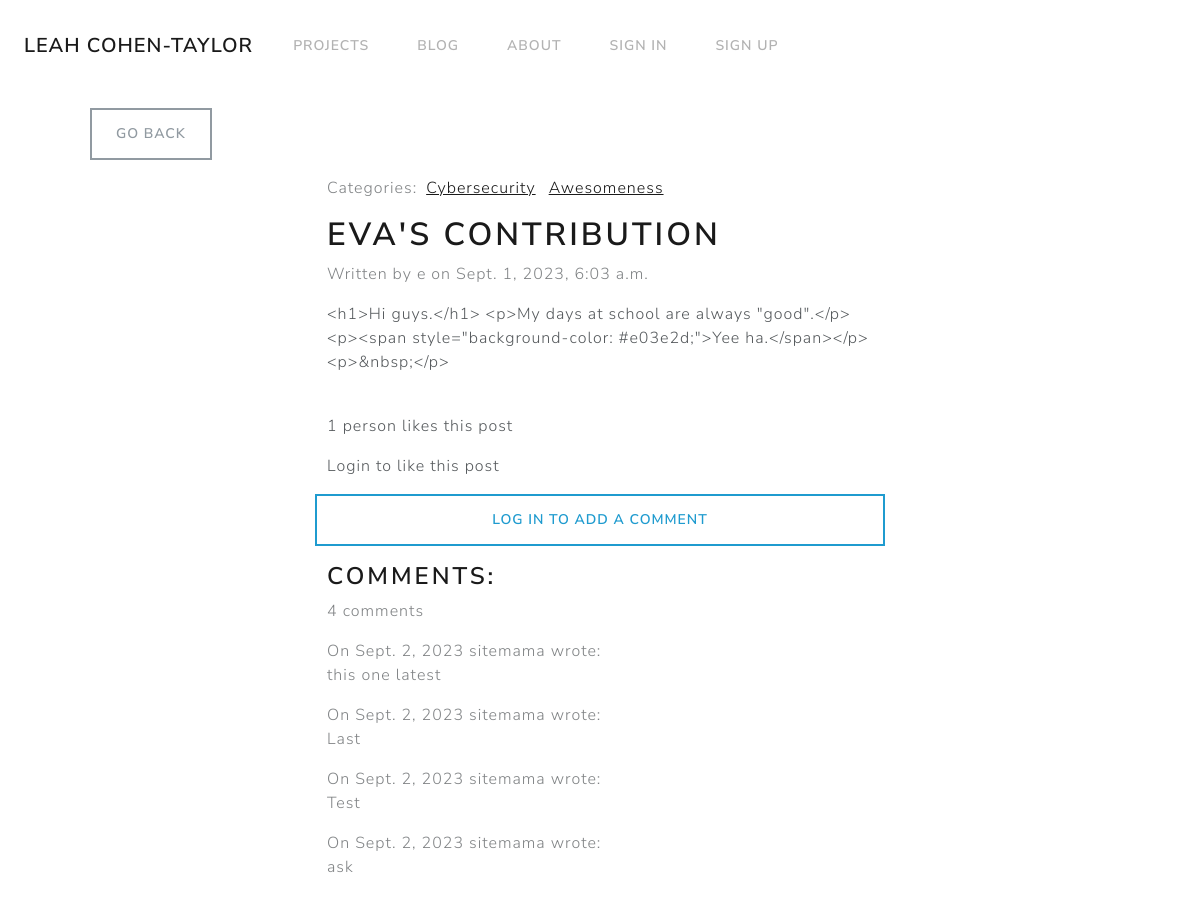
/blog/evas-contribution/, run on an earlier commit of the app's database.
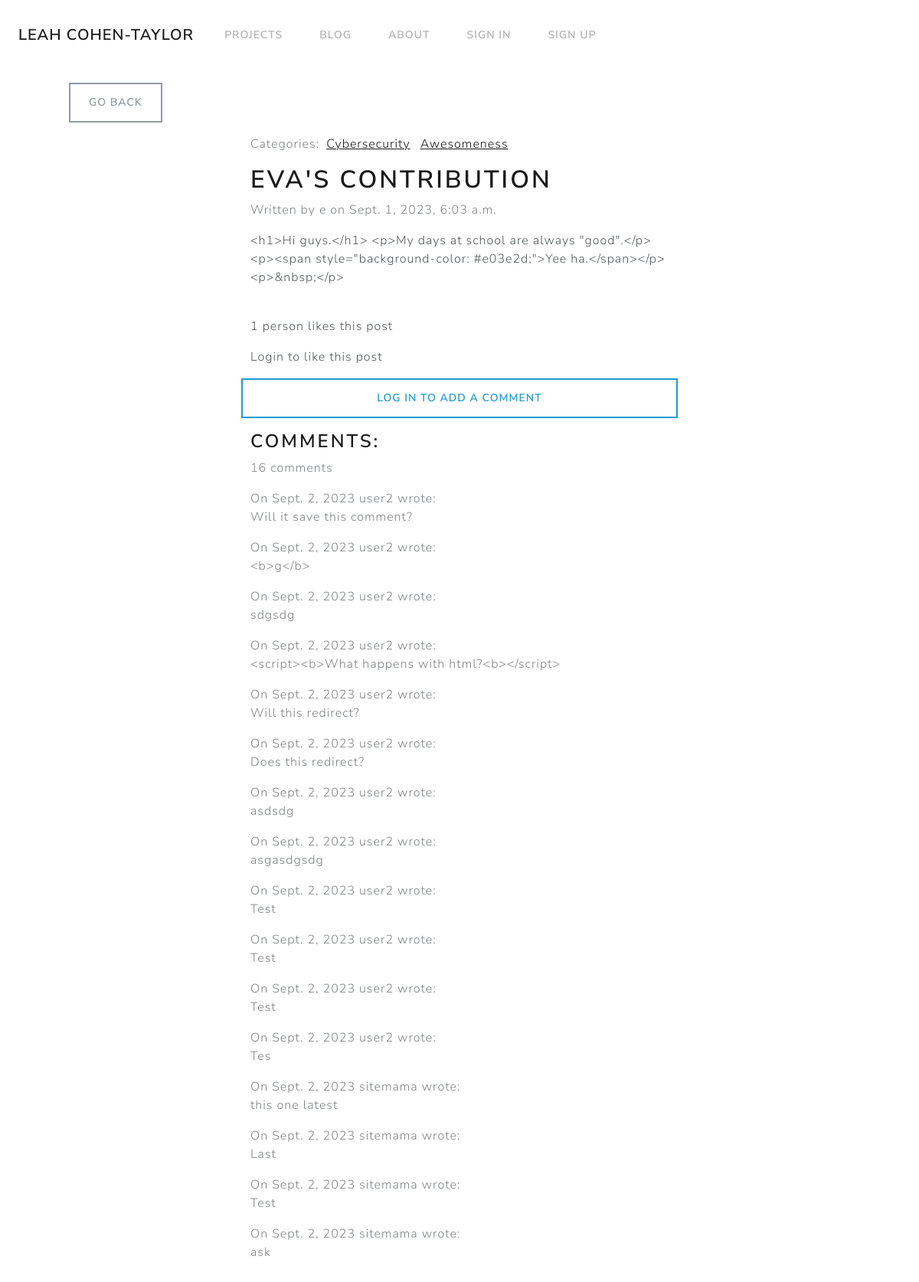
And on a later commit of the database.
### blog/models.py (models this page shows, shortened)
class Category(models.Model):
    name = models.CharField(max_length=20)

class Post(models.Model):
    class NewManager(models.Manager):
        def get_queryset(self):
            return super().get_queryset().filter(status='published')
    options = (
        ('draft', 'Draft'),
        ('published', 'Published'),
    )
    title = models.CharField(max_length=255)
    slug = models.SlugField(max_length=255, unique=True, null=False)
    excerpt = HTMLField(null=True)
    status = models.CharField(max_length=10, choices=options, default='draft')
    content = HTMLField()
    created_on = models.DateTimeField(auto_now_add=True)
    last_modified = models.DateTimeField(auto_now=True)
    categories=models.ManyToManyField('Category', related_name='posts')
    author = models.ForeignKey(User, on_delete=models.CASCADE)
    featured = models.BooleanField(default=False)
    likes = models.ManyToManyField(User, related_name='likes', blank=True)
    objects = models.Manager() #default manager
    newmanager = NewManager() #custom manager
    @property
    def number_comments(self):
        return Comment.objects.filter(post=self, status=True).count()
    class Meta:
        ordering = ('-created_on',)

class Comment(models.Model):
    name = models.ForeignKey(User,on_delete=models.CASCADE)
    content = models.TextField()
    created_on = models.DateTimeField(auto_now_add=True)
    post = models.ForeignKey('Post', on_delete=models.CASCADE, related_name='comments')
    status = models.BooleanField(default=True) #can be used for moderating / disabling comments without deleting
    class Meta:
        ordering = ('-created_on',)

### blog/views.py (the view, shortened to what this page needs)
# urls.py: path("<slug:slug>/", DetailPostView.as_view(), name='detail_post'),
class DetailPostView(DetailView):
    model = Post
    template_name = 'blog/blog_post.html'
    def get_context_data(self, *args, **kwargs):
        context = super(DetailPostView, self).get_context_data(*args, **kwargs)
        context['liked_by_user'] = False
        post = get_object_or_404(Post, slug=self.kwargs.get('slug'), status='published') # ensures only published posts are retrieved
        comments = post.comments.filter(status=True)
        context['comments'] = comments
        if post.likes.filter(pk=self.request.user.id).exists():
            context['liked_by_user'] = True
        if self.request.user.is_authenticated:
            context['comment_form'] = CommentForm(instance=self.request.user)
        return context

### blog/templates/blog/blog_post.html (shortened to what this page needs)
{% extends 'blog/base.html' %}
{% block page_content %}
<div class="row">
    <div class="col-md-4 col-12 mx-md-5 mx-2 mt-md-3 my-3">
        <a class="btn btn-outline-secondary" href="{% url 'index' %}">Go Back</a>
    </div>
</div>
<div class="row">
    <div class="col-md-6 col-11 mx-md-auto mb-3 pb-2 mx-3">
        {% if post.categories.count == 1 %}
        <p class="text-muted">Category:
        {% else %}
        <p class="text-muted">Categories:
        {% endif %}
        {% for category in post.categories.all %}
            <a href="#" class="mx-1">
                {{category.name}}</a>
            {% endfor %}
        </p>
        <h1>{{ post.title }}</h1>
        <p class="text-muted">
            Written by {{post.author.username }} on {{ post.created_on }}
        </p>
        <div>
            {{ post.content }}
        </div>
    </div>
</div>
<div class="row my-3">
    <div class="col-md-6 col-12 mx-md-auto mx-3">
        {% if post.likes.count == 1%}
        <p>{{ object.likes.count }} person likes this post</p>
        {% else %}
        <p>{{ post.likes.count }} people like this post</p>
        {% endif %}
        {% if request.user.is_authenticated %}
            {% if liked_by_user %}
                <form method="POST" action="{% url 'like_post' post.slug %}">
                    {% csrf_token %}
                    <button class="btn btn-outline-primary"><ion-icon name="heart-dislike-outline"></ion-icon> Unlike this post</button>
                </form>
            {% else %}
                <form method="POST" action="{% url 'like_post' post.slug %}">
                    {% csrf_token %}
                    <button class="btn btn-outline-primary"><ion-icon name="heart-outline"></ion-icon> Like this post</button>
                </form>
            {% endif %}
        {% else %}
            <p><a class="nav-link" href="{% url 'login' %}"> Login to like this post</a></p>
        {% endif %}
        <div class="row my-3">
            {% if user.is_authenticated %}
                <form method="POST">
                    {% csrf_token %}
                    <div class="form-group">
                        {{ comment_form }}
                        <button class="btn btn-info" type="submit">Add comment</button>
                    </div>
                </form>
            {% else %}
                <a class="btn btn-outline-info" href="{% url 'login' %}?next={{request.path}}">Log in to add a comment</a>
            {% endif %}
        </div>
        <div class="row my-3">
                <h3>Comments:</h3>
                {% if comments %}
                    {% if comments.count == 1 %}
                        <p class="text-muted">{{ object.number_comments }} comment</p>
                    {% else %}
                        <p class="text-muted">{{ object.number_comments }} comments</p>
                    {% endif %}
                    {% for comment in comments %}
                    <p class="text-muted">
                        On {{comment.created_on.date }} {{ comment.name}} wrote:<br />
                        {{ comment.content }}</p>
                    {% endfor %}
                {% else %}
                    <p class="text-muted">No comments yet...</p>
                {% endif %}
        </div>
    </div>
</div>
{% endblock page_content %}

### blog/templates/blog/base.html (shortened to what this page needs)
{% load static %}
<!DOCTYPE html>
<html lang="en">
<head>
  <link rel="stylesheet" href="https://bootswatch.com/5/lux/bootstrap.min.css">
</head>
<body>
  {% include 'blog/nav.html' %}
<div class="container">
    {% block page_content %}{% endblock page_content %}
</div>
</body>
</html>

### blog/templates/blog/nav.html (shortened to what this page needs)
<nav class="navbar navbar-expand-lg navbar-light px-4">
  <a class="navbar-brand" href="{% url 'featured' %} ">Leah Cohen-Taylor</a>
  <div class="collapse navbar-collapse" id="navbarNavDropdown">
    <ul class="navbar-nav">
      <li class="nav-item active">
        <a class="nav-link" href="{% url 'projects' %}">Projects</a>
      </li>
      <li class="nav-item">
        <a class="nav-link" href="{% url 'index' %}">Blog</a>
      </li>
      <li class="nav-item">
        <a class="nav-link" href="#">About</a>
      </li>
    </ul>
    <ul class="navbar-nav">
      {% if request.user.is_authenticated %}
        <li class="nav-item">
          <a class="nav-link" href="{% url 'logout' %}">Sign Out</a>
        </li>
      {% else %}
        <li class="nav-item">
          <a class="nav-link" href="{% url 'login' %}">Sign In</a>
        </li>
        <li class="nav-item">
          <a class="nav-link" href="{% url 'register' %}">Sign Up</a>
        </li>
      {% endif %}
    </ul>
  </div>
</nav>

What changed in the data, as far as the page shows it:
computed for Post "EVA'S CONTRIBUTION": number_comments "4" → "16"
added Comment: created_on "Sept. 2, 2023", name "user2", content "Will it save this comment?"
added Comment: created_on "Sept. 2, 2023", name "user2", content "<b>g</b>"
added Comment: created_on "Sept. 2, 2023", name "user2", content "sdgsdg"
added Comment: created_on "Sept. 2, 2023", name "user2", content "<script><b>What happens with html?<b></script>"
added Comment: created_on "Sept. 2, 2023", name "user2", content "Will this redirect?"
added Comment: created_on "Sept. 2, 2023", name "user2", content "Does this redirect?"
added Comment: created_on "Sept. 2, 2023", name "user2", content "asdsdg"
added Comment: created_on "Sept. 2, 2023", name "user2", content "asgasdgsdg"
added Comment: created_on "Sept. 2, 2023", name "user2", content "Test"
added Comment: created_on "Sept. 2, 2023", name "user2", content "Test"
added Comment: created_on "Sept. 2, 2023", name "user2", content "Test"
added Comment: created_on "Sept. 2, 2023", name "user2", content "Tes"
